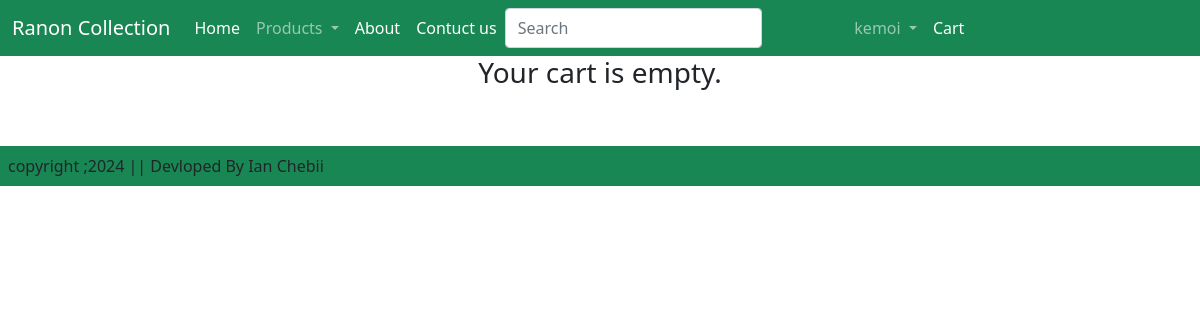
The app's page /showcart/ (signed in), older data.
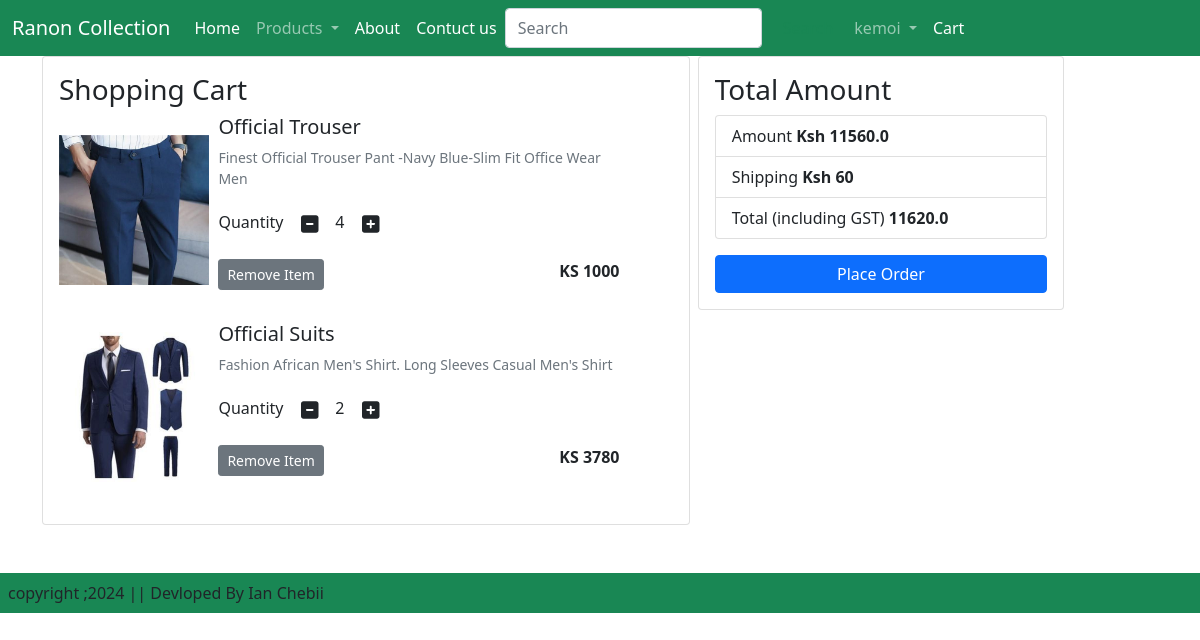
The same page, newer data.
### ecoapp/models.py (models this page shows, shortened)
class Cart(models.Model):
    user = models.ForeignKey(User, on_delete=models.CASCADE)
    product = models.ForeignKey(Product, on_delete=models.CASCADE)
    quantity = models.PositiveIntegerField(default=1)

class  Product(models.Model):
    title = models.CharField(max_length=100)
    selling_price= models.FloatField()
    discount_price = models.TextField()
    description= models.TextField()
    composition = models.TextField(default='')
    Category = models.CharField( choices = CATEGORY_CHOICES, max_length =2)
    product_image = models.ImageField(upload_to='product')

### ecoapp/views.py (the view)
# urls.py: path('showcart/', views.showcart , name='showcart'),
@login_required
def showcart(request):
    user = request.user
    cart = Cart.objects.filter(user=user)
    amount = sum(p.quantity * float(p.product.discount_price) for p in cart)
    totalamount = amount + 60
    return render(request, 'ecoapp/cart.html', {'cart': cart, 'totalamount': totalamount , 'amount':   amount})

### ecoapp/templates/ecoapp/cart.html (shortened to what this page needs)
{% extends "ecoapp/base.html" %}
{% load static %}
{% block maincontent %}
<div class="container">
    <div class="row g-2">
        {% if cart %}
        <div class="col-7">
            <div class="card">
                <div class="card-body">
                    <h3>Shopping Cart</h3>
                    {% for item in cart %}
                    <div class="row mb-3">
                        <div class="col-sm-3 text-center align-self-center">
                            <img src="{{ item.product.product_image.url }}" alt="{{ item.product.title }}" height="150" width="150">
                        </div>
                        <div class="col-sm-8">
                            <div>
                                <h5>{{ item.product.title }}</h5>
                                <p class="mb-2 text-muted small">{{ item.product.description }}</p>
                                <div class="my-3">
                                    <label for="quantity-{{ item.product.id }}">Quantity</label>
                                    <a class="minus-cart btn" pid="{{ item.product.id }}">
                                        <i class='fas fa-minus-square fa-lg'></i>
                                    </a>
                                    <span id="quantity-{{ item.product.id }}">{{ item.quantity }}</span>
                                    <a class="plus-cart btn" pid="{{ item.product.id }}">
                                        <i class='fas fa-plus-square fa-lg'></i>
                                    </a>
                                </div>
                                <div class="d-flex justify-content-between my-3">
                                    <a href="#" class="btn btn-sm btn-secondary remove-cart" pid="{{ item.product.id }}">Remove Item</a>
                                    <p class="mb-0"><strong>KS {{ item.product.discount_price }}</strong></p>
                                </div>
                            </div>
                        </div>
                    </div>
                    {% endfor %}
                </div>
            </div>
        </div>
        <div class="col-sm-4">
            <div class="card">
                <div class="card-body">
                    <h3>Total Amount</h3>
                    <ul class="list-group">
                        <li class="list-group-item">Amount <strong id="amount">Ksh {{ amount }}</strong></li>
                        <li class="list-group-item">Shipping <strong>Ksh 60</strong></li>
                        <li class="list-group-item">Total (including GST) <strong id="totalamount">{{ totalamount }}</strong></li>
                    </ul>
                    <div class="d-grid mt-3"><a href="{%url 'checkout' %}" class="btn btn-primary">Place Order</a></div>
                </div>
            </div>
        </div>
        {% else %}
        <div class="col-12">
            <h3 class="text-center">Your cart is empty.</h3>
        </div>
        {% endif %}
    </div>
</div>
{% endblock maincontent %}

Row changes from the older to the newer data that the page shows:
added Cart: product.product_image (picture), product "Official Trouser", product.description "Finest Official Trouser Pant -Navy Blue-Slim Fit Office Wear Men", quantity "4", product.discount_price "1000"
added Cart: product.product_image (picture), product "Official Suits", product.description "Fashion African Men's Shirt. Long Sleeves Casual Men's Shirt", quantity "2", product.discount_price "3780"
Text that changed along with them:
{{ amount }}: (not shown) → "11560.0"
{{ totalamount }}: (not shown) → "11620.0"
text no longer shown: "Your cart is empty."
text now shown: "Shopping Cart Total Amount Amount Ksh Shipping Ksh 60 Total (including GST) Place Order"
